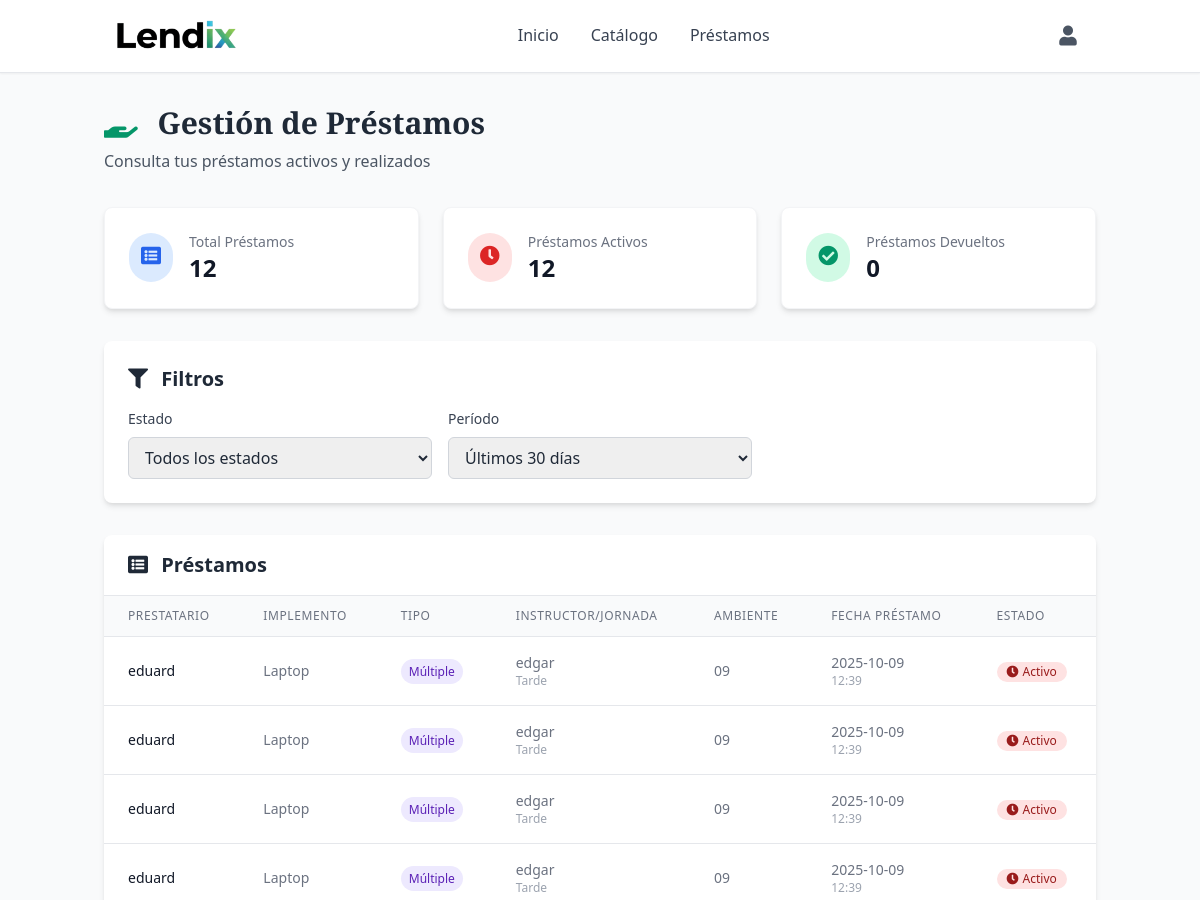
The page /prestamos/prestamos (signed in, upper part) on the database as committed earlier.
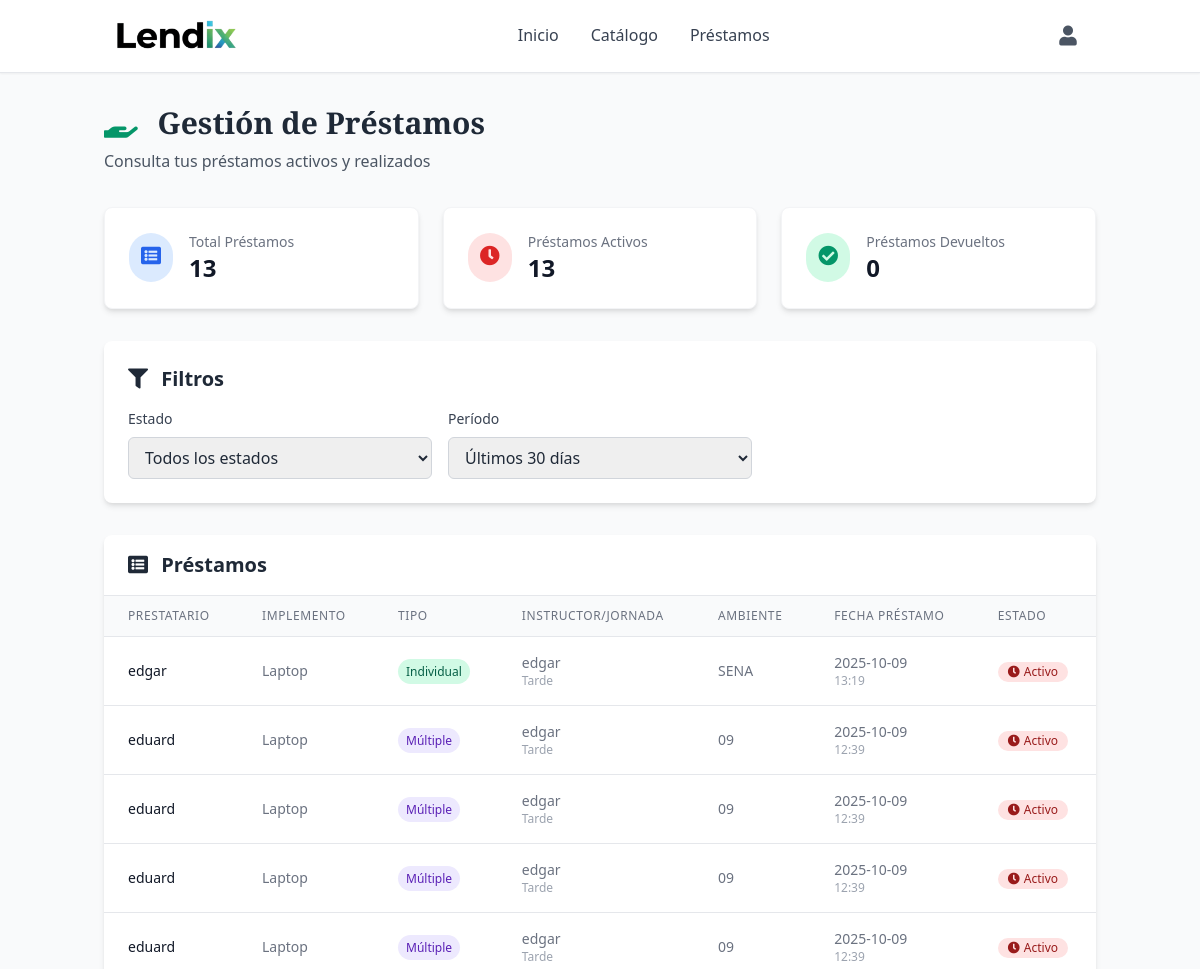
The same page on the database as committed later.
### tables this page shows
CREATE TABLE prestamos (
                id INTEGER PRIMARY KEY AUTOINCREMENT,
                fk_usuario INTEGER NOT NULL,
                fk_implemento INTEGER NOT NULL,
                tipo_prestamo TEXT NOT NULL CHECK(tipo_prestamo IN ('individual', 'multiple')),
                nombre_prestatario TEXT NOT NULL,
                ficha TEXT,
                ambiente TEXT,
                horario TEXT,
                fecha_prestamo TIMESTAMP DEFAULT CURRENT_TIMESTAMP,
                fecha_devolucion TIMESTAMP,
                novedad TEXT DEFAULT 'Ninguna',
                estado_implemento_devolucion TEXT CHECK(estado_implemento_devolucion IN ('Bueno', 'Desgaste notable', 'Dañado')),
                observaciones TEXT, instructor TEXT, jornada TEXT,
                FOREIGN KEY (fk_usuario) REFERENCES usuarios(id),
                FOREIGN KEY (fk_implemento) REFERENCES implementos(id)
            );

CREATE TABLE implementos (
                id INTEGER PRIMARY KEY AUTOINCREMENT,
                implemento TEXT NOT NULL,
                descripcion TEXT NOT NULL,
                disponibilidad INTEGER NOT NULL DEFAULT 0,
                categoria TEXT,
                imagen_url TEXT,
                estado TEXT DEFAULT 'Bueno' CHECK(estado IN ('Bueno', 'Desgaste notable', 'Dañado')),
                fecha_creacion TIMESTAMP DEFAULT CURRENT_TIMESTAMP,
                fecha_actualizacion TIMESTAMP DEFAULT CURRENT_TIMESTAMP
            );

### routes/prestamos.py (the view)
@prestamos_bp.route('/prestamos', methods=['GET'])
@login_required
def prestamos():
    conn = get_db_connection()
    try:
        filtro_estado = request.args.get('estado', 'todos')
        filtro_dias = int(request.args.get('dias', 30))
        query = '''
            SELECT p.*, u.nombre as usuario, i.implemento,
                   julianday('now') - julianday(p.fecha_prestamo) as dias_transcurridos
            FROM prestamos p
            JOIN usuarios u ON p.fk_usuario = u.id
            JOIN implementos i ON p.fk_implemento = i.id
            WHERE 1=1
        '''
        params = []
        if filtro_estado == 'activos':
            query += " AND p.fecha_devolucion IS NULL"
        elif filtro_estado == 'devueltos':
            query += " AND p.fecha_devolucion IS NOT NULL"
        if filtro_dias > 0:
            fecha_limite = (datetime.now() - timedelta(days=filtro_dias)).strftime("%Y-%m-%d")
            query += " AND DATE(p.fecha_prestamo) >= ?"
            params.append(fecha_limite)
        if session.get('rol') != 'admin':
            query += " AND p.fk_usuario = ?"
            params.append(session.get('user_id'))
        query += " ORDER BY p.fecha_prestamo DESC"
        prestamos_list = conn.execute(query, params).fetchall()
        stats = {
            'total_prestamos': len(prestamos_list),
            'prestamos_activos': len([p for p in prestamos_list if p['fecha_devolucion'] is None]),
            'prestamos_devueltos': len([p for p in prestamos_list if p['fecha_devolucion'] is not None])
        }
        conn.close()
        return render_template('views/prestamos.html',
                             prestamos=prestamos_list,
                             stats=stats,
                             filtro_estado=filtro_estado,
                             filtro_dias=filtro_dias)
    except Exception as e:
        flash(f'Error al cargar préstamos: {str(e)}', 'error')
        conn.close()
        return redirect(url_for('index'))

### app.py (called while the page is built)
@app.context_processor
def inject_user():
    return dict(
        current_user={
            'id': session.get('user_id'),
            'nombre': session.get('user_nombre'),
            'email': session.get('user_email'),
            'rol': session.get('rol'),
            'is_authenticated': 'user_id' in session
        }
    )

### routes/login.py (called while the page is built)
def login_required(view):
    from functools import wraps
    @wraps(view)
    def wrapped_view(*args, **kwargs):
        if 'user_id' not in session:
            flash('Por favor, inicie sesión para acceder a esta página', 'error')
            return redirect(url_for('login.login'))
        return view(*args, **kwargs)
    return wrapped_view

### utils/db.py (called while the page is built)
def get_db_connection():
    conn = sqlite3.connect('models/database.db')
    conn.row_factory = sqlite3.Row
    return conn

### templates/views/prestamos.html (shortened to what the changed rows need)
{% extends "base.html" %}
{% block content %}
<div class="container mx-auto px-4 py-8">
    <div class="max-w-7xl mx-auto">
        <div class="mb-8">
            <h1 class="text-3xl font-serif font-bold text-gray-800 mb-2">
                <i class="fas fa-hand-holding mr-3 text-green-600"></i>
                Gestión de Préstamos
            </h1>
        </div>
        <div class="grid grid-cols-1 md:grid-cols-3 gap-6 mb-8">
            <div class="bg-white p-6 rounded-lg shadow-md border border-gray-100">
                <div class="flex items-center">
                    <div class="ml-4">
                        <p class="text-sm font-medium text-gray-500">Total Préstamos</p>
                        <p class="text-2xl font-semibold text-gray-900">{{ stats.total_prestamos }}</p>
                    </div>
                </div>
            </div>
            <div class="bg-white p-6 rounded-lg shadow-md border border-gray-100">
                <div class="flex items-center">
                    <div class="ml-4">
                        <p class="text-sm font-medium text-gray-500">Préstamos Activos</p>
                        <p class="text-2xl font-semibold text-gray-900">{{ stats.prestamos_activos }}</p>
                    </div>
                </div>
            </div>
        </div>
        <div class="bg-white rounded-lg shadow-md p-6 mb-8">
            <h2 class="text-xl font-semibold text-gray-800 mb-4">
                <i class="fas fa-filter mr-2 text-orange-600"></i>
                Filtros
            </h2>
        </div>
        <div class="bg-white rounded-lg shadow-md">
            <div class="px-6 py-4 border-b border-gray-200">
                <h2 class="text-xl font-semibold text-gray-800">
                    <i class="fas fa-list-alt mr-2 text-orange-600"></i>
                    Préstamos
                </h2>
            </div>
            {% if prestamos %}
                <div class="overflow-x-auto">
                    <table class="min-w-full divide-y divide-gray-200">
                        <thead class="bg-gray-50">
                            <tr>
                                <th class="px-6 py-3 text-left text-xs font-medium text-gray-500 uppercase tracking-wider">
                                    Prestatario
                                </th>
                                <th class="px-6 py-3 text-left text-xs font-medium text-gray-500 uppercase tracking-wider">
                                    Implemento
                                </th>
                                <th class="px-6 py-3 text-left text-xs font-medium text-gray-500 uppercase tracking-wider">
                                    Tipo
                                </th>
                                <th class="px-6 py-3 text-left text-xs font-medium text-gray-500 uppercase tracking-wider">
                                    Instructor/Jornada
                                </th>
                                <th class="px-6 py-3 text-left text-xs font-medium text-gray-500 uppercase tracking-wider">
                                    Ambiente
                                </th>
                                <th class="px-6 py-3 text-left text-xs font-medium text-gray-500 uppercase tracking-wider">
                                    Fecha Préstamo
                                </th>
                                <th class="px-6 py-3 text-left text-xs font-medium text-gray-500 uppercase tracking-wider">
                                    Estado
                                </th>
                            </tr>
                        </thead>
                        <tbody class="bg-white divide-y divide-gray-200">
                            {% for prestamo in prestamos %}
                            <tr class="hover:bg-gray-50">
                                <td class="px-6 py-4 whitespace-nowrap text-sm font-medium text-gray-900">
                                    {{ prestamo.nombre_prestatario }}
                                </td>
                                <td class="px-6 py-4 whitespace-nowrap text-sm text-gray-500">
                                    {{ prestamo.implemento }}
                                </td>
                                <td class="px-6 py-4 whitespace-nowrap text-sm text-gray-500">
                                    {% if prestamo.tipo_prestamo == 'individual' %}
                                        <span class="px-2 py-1 bg-green-100 text-green-800 text-xs rounded-full">
                                            Individual
                                        </span>
                                    {% else %}
                                        <span class="px-2 py-1 bg-purple-100 text-purple-800 text-xs rounded-full">
                                            Múltiple
                                        </span>
                                    {% endif %}
                                </td>
                                <td class="px-6 py-4 whitespace-nowrap text-sm text-gray-500">
                                    {% if prestamo.instructor %}
                                        <div>{{ prestamo.instructor }}</div>
                                        {% if prestamo.jornada %}
                                            <div class="text-xs text-gray-400">{{ prestamo.jornada }}</div>
                                        {% endif %}
                                    {% else %}
                                        <div>{{ prestamo.ficha or 'N/A' }}</div>
                                        {% if prestamo.horario %}
                                            <div class="text-xs text-gray-400">{{ prestamo.horario }}</div>
                                        {% endif %}
                                    {% endif %}
                                </td>
                                <td class="px-6 py-4 whitespace-nowrap text-sm text-gray-500">
                                    {{ prestamo.ambiente or 'N/A' }}
                                </td>
                                <td class="px-6 py-4 whitespace-nowrap text-sm text-gray-500">
                                    <div>{{ prestamo.fecha_prestamo[:10] }}</div>
                                    <div class="text-xs text-gray-400">{{ prestamo.fecha_prestamo[11:16] }}</div>
                                </td>
                                <td class="px-6 py-4 whitespace-nowrap">
                                    {% if prestamo.fecha_devolucion %}
                                        <span class="inline-flex items-center px-2.5 py-0.5 rounded-full text-xs font-medium bg-green-100 text-green-800">
                                            <i class="fas fa-check-circle mr-1"></i>
                                            Devuelto
                                        </span>
                                        <div class="text-xs text-gray-500 mt-1">{{ prestamo.fecha_devolucion[:10] }}</div>
                                        {% if prestamo.novedad and prestamo.novedad != 'Ninguna' %}
                                            <div class="text-xs text-orange-600 mt-1">
                                                <i class="fas fa-exclamation-triangle mr-1"></i>
                                                {{ prestamo.novedad }}
                                            </div>
                                        {% endif %}
                                    {% else %}
                                        <span class="inline-flex items-center px-2.5 py-0.5 rounded-full text-xs font-medium bg-red-100 text-red-800">
                                            <i class="fas fa-clock mr-1"></i>
                                            Activo
                                        </span>
                                    {% endif %}
                                </td>
                            </tr>
                            {% endfor %}
                        </tbody>
                    </table>
                </div>
            {% else %}
                <div class="text-center py-8">
                    <i class="fas fa-inbox text-4xl text-gray-400 mb-4"></i>
                    <p class="text-gray-500">No hay préstamos registrados.</p>
                </div>
            {% endif %}
        </div>
    </div>
</div>
{% endblock %}

Rows that differ between the two databases and show on the page:
added prestamos: nombre_prestatario "edgar", implemento "Laptop", tipo_prestamo "Individual", instructor "edgar", jornada "Tarde", ambiente "SENA", fecha_prestamo "2025-10-09", fecha_prestamo "13:19"
Other text that changed with them:
{{ stats.total_prestamos }}: "12" → "13"
{{ stats.prestamos_activos }}: "12" → "13"
